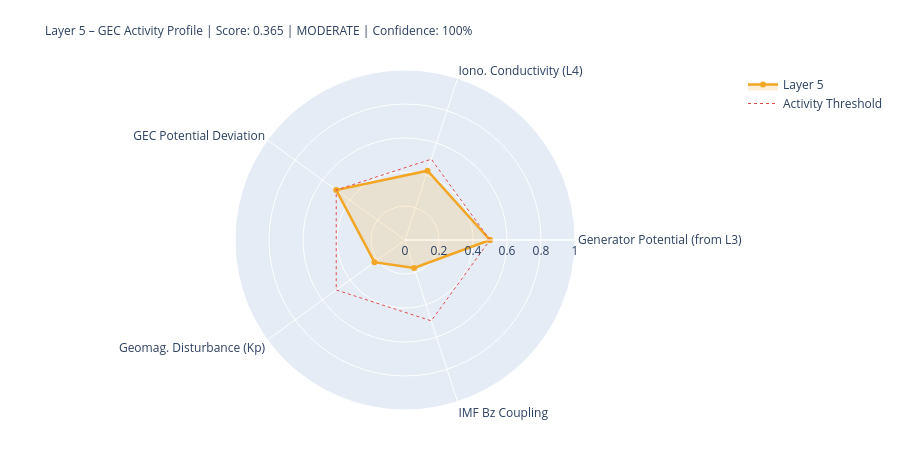

The notebook cell saved with this chart:
### Markdown cell above
---
## 5. State Assessment & Handoff to Layer 6

### Code cell
# ============================================================
# LAYER-5-SCORE
# ============================================================

# Components
# 1) Generator activity (Layer-3-driven)
gen_score = norm(generator_strength, 0.3, 2.0)
gen_src   = 'from_layer3' if l3_thunder_score is not None else 'estimated'

# 2) Ionospheric conductivity (Layer-4-driven)
iono_score = norm(iono_cond_factor, 0.7, 1.4)
iono_src   = 'from_layer4' if l4_ioniz is not None else 'estimated'

# 3) GEC potential deviation from reference
pot_score = norm(abs(delta_V_pct), 0, 30)  # 0 = at reference, 1 = 30% deviation
pot_src   = 'derived'

# 4) Geomagnetic disturbance (Kp) – modulates vertical currents
kp_score = norm(kp_val, 0, 9)
kp_src   = 'primary' if kp_now is not None else 'from_layer4'

# 5) IMF Bz coupling (southward = stronger M-I coupling → GEC influence)
bz_score = norm(-(bz_now or 0), -5, 30) if bz_now is not None else None
bz_src   = 'primary' if bz_now is not None else 'missing'

COMPONENTS = {
    'Generator Potential (from L3)':  {'score': gen_score,   'source': 'derived_from_layer3', 'dynamic': True},
    'Iono. Conductivity (L4)':      {'score': iono_score,  'source': iono_src, 'dynamic': True},
    'GEC Potential Deviation':      {'score': pot_score,   'source': pot_src,  'dynamic': True},
    'Geomag. Disturbance (Kp)':         {'score': kp_score,    'source': kp_src,   'dynamic': True},
    'IMF Bz Coupling':               {'score': bz_score,    'source': bz_src,   'dynamic': True},
}

available   = {k: v['score'] for k, v in COMPONENTS.items() if v['score'] is not None}
unavailable = [k for k, v in COMPONENTS.items() if v['score'] is None]
layer5_score = round(sum(available.values()) / len(available), 4) if available else None
confidence   = round(len(available) / len(COMPONENTS), 2)
level = ('unknown' if layer5_score is None
         else 'quiet'   if layer5_score < 0.3
         else 'moderate' if layer5_score < 0.6
         else 'active')
dominant_l5 = max(available, key=available.get) if available else 'none'

# Kp consistency: separate 1-min raw value from score value
kp_1m_raw   = kp_now          # directly from API (can be 0.0 during live measurement)
kp_for_score = kp_val          # from Layer-0 context or estimated value if needed
kp_score_src = kp_src

W = 68
print('=' * W)
print('LAYER 5 – GLOBAL ELECTRIC CIRCUIT – STATE ASSESSMENT')
print('=' * W)
for name, comp in COMPONENTS.items():
    s = comp['score']
    if s is not None:
        bar = '█' * int(s*20) + '░' * (20-int(s*20))
        print(f'  {name:<34} {bar}  {s:.3f}  [{comp["source"]}]')
    else:
        print(f'  {name:<34} {"─"*20}  n/a   [missing]')
print('-' * W)
print(f'  Score:         {layer5_score:.3f}  ({len(available)}/{len(COMPONENTS)} components)')
print(f'  Confidence:    {confidence:.0%}')
print(f'  Level:         {level.upper()}')
print(f'  Dominant:      {dominant_l5}')
print(f'  V_iono:        {V_iono_mod:.1f} kV  (Δ {delta_V_pct:+.1f}% vs. Ref)')
print(f'  I_total:       {I_total_mod:.1f} A   (Δ {delta_I_pct:+.1f}% vs. Ref)')
print('=' * W)

# Radar
cats   = list(available.keys())
vals_r = list(available.values())
if len(cats) >= 3:
    fig = go.Figure()
    fig.add_trace(go.Scatterpolar(
        r=vals_r + [vals_r[0]], theta=cats + [cats[0]],
        fill='toself', fillcolor='rgba(242,166,35,0.18)',
        line=dict(color='#F2A623', width=2.5), name='Layer 5'
    ))
    fig.add_trace(go.Scatterpolar(
        r=[0.5]*(len(cats)+1), theta=cats+[cats[0]],
        line=dict(color='#E24B4A', dash='dot', width=1),
        mode='lines', name='Activity Threshold'
    ))
    fig.update_layout(
        title=dict(
            text=f'Layer 5 – GEC Activity Profile | Score: {layer5_score:.3f} | {level.upper()} | Confidence: {confidence:.0%}',
            font=dict(size=12)
        ),
        polar=dict(radialaxis=dict(visible=True, range=[0,1])),
        height=450, showlegend=True,
        margin=dict(l=80, r=80, t=70, b=40)
    )
    fig.show()

### Figure 1 — Plotly figure (JSON) as saved in the notebook; plotly's stock layout.template omitted (floating-point values rounded to 4 significant figures)
{"data": [{"fill": "toself", "fillcolor": "rgba(242,166,35,0.18)", "line": {"color": "#F2A623", "width": 2.5}, "name": "Layer 5", "r": [0.5, 0.4287, 0.5, 0.2222, 0.1734, 0.5], "theta": ["Generator Potential (from L3)", "Iono. Conductivity (L4)", "GEC Potential Deviation", "Geomag. Disturbance (Kp)", "IMF Bz Coupling", "Generator Potential (from L3)"], "type": "scatterpolar"}, {"line": {"color": "#E24B4A", "dash": "dot", "width": 1}, "mode": "lines", "name": "Activity Threshold", "r": [0.5, 0.5, 0.5, 0.5, 0.5, 0.5], "theta": ["Generator Potential (from L3)", "Iono. Conductivity (L4)", "GEC Potential Deviation", "Geomag. Disturbance (Kp)", "IMF Bz Coupling", "Generator Potential (from L3)"], "type": "scatterpolar"}], "layout": {"height": 450, "margin": {"b": 40, "l": 80, "r": 80, "t": 70}, "polar": {"radialaxis": {"range": [0, 1], "visible": true}}, "showlegend": true, "title": {"font": {"size": 12}, "text": "Layer 5 – GEC Activity Profile | Score: 0.365 | MODERATE | Confidence: 100%"}}}
